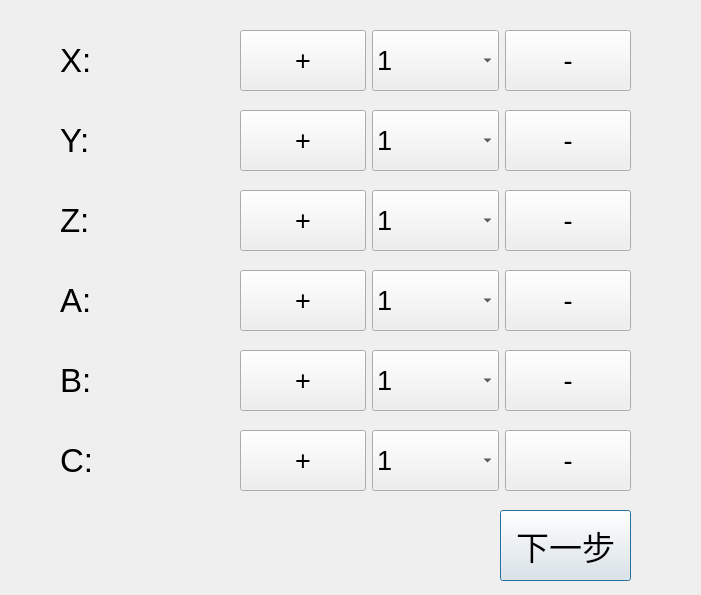
<?xml version="1.0" encoding="UTF-8"?>
<ui version="4.0">
 <class>AdjustDialog</class>
 <widget class="QDialog" name="AdjustDialog">
  <property name="geometry">
   <rect>
    <x>0</x>
    <y>0</y>
    <width>701</width>
    <height>595</height>
   </rect>
  </property>
  <property name="sizePolicy">
   <sizepolicy hsizetype="Expanding" vsizetype="Expanding">
    <horstretch>0</horstretch>
    <verstretch>0</verstretch>
   </sizepolicy>
  </property>
  <property name="windowTitle">
   <string>Dialog</string>
  </property>
  <widget class="QLabel" name="label">
   <property name="geometry">
    <rect>
     <x>60</x>
     <y>30</y>
     <width>31</width>
     <height>61</height>
    </rect>
   </property>
   <property name="sizePolicy">
    <sizepolicy hsizetype="Expanding" vsizetype="Expanding">
     <horstretch>0</horstretch>
     <verstretch>0</verstretch>
    </sizepolicy>
   </property>
   <property name="font">
    <font>
     <pointsize>25</pointsize>
    </font>
   </property>
   <property name="text">
    <string>X:</string>
   </property>
  </widget>
  <widget class="QLabel" name="label_2">
   <property name="geometry">
    <rect>
     <x>60</x>
     <y>110</y>
     <width>31</width>
     <height>61</height>
    </rect>
   </property>
   <property name="sizePolicy">
    <sizepolicy hsizetype="Expanding" vsizetype="Expanding">
     <horstretch>0</horstretch>
     <verstretch>0</verstretch>
    </sizepolicy>
   </property>
   <property name="font">
    <font>
     <pointsize>25</pointsize>
    </font>
   </property>
   <property name="text">
    <string>Y:</string>
   </property>
  </widget>
  <widget class="QLabel" name="label_3">
   <property name="geometry">
    <rect>
     <x>60</x>
     <y>190</y>
     <width>31</width>
     <height>61</height>
    </rect>
   </property>
   <property name="sizePolicy">
    <sizepolicy hsizetype="Expanding" vsizetype="Expanding">
     <horstretch>0</horstretch>
     <verstretch>0</verstretch>
    </sizepolicy>
   </property>
   <property name="font">
    <font>
     <pointsize>25</pointsize>
    </font>
   </property>
   <property name="text">
    <string>Z:</string>
   </property>
  </widget>
  <widget class="QPushButton" name="adjustOK">
   <property name="geometry">
    <rect>
     <x>500</x>
     <y>510</y>
     <width>131</width>
     <height>71</height>
    </rect>
   </property>
   <property name="sizePolicy">
    <sizepolicy hsizetype="Expanding" vsizetype="Expanding">
     <horstretch>0</horstretch>
     <verstretch>0</verstretch>
    </sizepolicy>
   </property>
   <property name="font">
    <font>
     <pointsize>25</pointsize>
    </font>
   </property>
   <property name="text">
    <string>下一步</string>
   </property>
  </widget>
  <widget class="QLabel" name="label_4">
   <property name="geometry">
    <rect>
     <x>60</x>
     <y>270</y>
     <width>31</width>
     <height>61</height>
    </rect>
   </property>
   <property name="sizePolicy">
    <sizepolicy hsizetype="Expanding" vsizetype="Expanding">
     <horstretch>0</horstretch>
     <verstretch>0</verstretch>
    </sizepolicy>
   </property>
   <property name="font">
    <font>
     <pointsize>25</pointsize>
    </font>
   </property>
   <property name="text">
    <string>A:</string>
   </property>
  </widget>
  <widget class="QLabel" name="label_5">
   <property name="geometry">
    <rect>
     <x>60</x>
     <y>350</y>
     <width>31</width>
     <height>61</height>
    </rect>
   </property>
   <property name="sizePolicy">
    <sizepolicy hsizetype="Expanding" vsizetype="Expanding">
     <horstretch>0</horstretch>
     <verstretch>0</verstretch>
    </sizepolicy>
   </property>
   <property name="font">
    <font>
     <pointsize>25</pointsize>
    </font>
   </property>
   <property name="text">
    <string>B:</string>
   </property>
  </widget>
  <widget class="QLabel" name="label_6">
   <property name="geometry">
    <rect>
     <x>60</x>
     <y>430</y>
     <width>31</width>
     <height>61</height>
    </rect>
   </property>
   <property name="sizePolicy">
    <sizepolicy hsizetype="Expanding" vsizetype="Expanding">
     <horstretch>0</horstretch>
     <verstretch>0</verstretch>
    </sizepolicy>
   </property>
   <property name="font">
    <font>
     <pointsize>25</pointsize>
    </font>
   </property>
   <property name="text">
    <string>C:</string>
   </property>
  </widget>
  <widget class="QLabel" name="offsetX">
   <property name="geometry">
    <rect>
     <x>111</x>
     <y>30</y>
     <width>91</width>
     <height>61</height>
    </rect>
   </property>
   <property name="font">
    <font>
     <pointsize>25</pointsize>
    </font>
   </property>
   <property name="text">
    <string/>
   </property>
  </widget>
  <widget class="QLabel" name="offsetY">
   <property name="geometry">
    <rect>
     <x>110</x>
     <y>110</y>
     <width>91</width>
     <height>61</height>
    </rect>
   </property>
   <property name="font">
    <font>
     <pointsize>25</pointsize>
    </font>
   </property>
   <property name="text">
    <string/>
   </property>
  </widget>
  <widget class="QLabel" name="offsetZ">
   <property name="geometry">
    <rect>
     <x>110</x>
     <y>190</y>
     <width>91</width>
     <height>61</height>
    </rect>
   </property>
   <property name="font">
    <font>
     <pointsize>25</pointsize>
    </font>
   </property>
   <property name="text">
    <string/>
   </property>
  </widget>
  <widget class="QLabel" name="offsetA">
   <property name="geometry">
    <rect>
     <x>110</x>
     <y>270</y>
     <width>91</width>
     <height>61</height>
    </rect>
   </property>
   <property name="font">
    <font>
     <pointsize>25</pointsize>
    </font>
   </property>
   <property name="text">
    <string/>
   </property>
  </widget>
  <widget class="QLabel" name="offsetB">
   <property name="geometry">
    <rect>
     <x>110</x>
     <y>350</y>
     <width>91</width>
     <height>61</height>
    </rect>
   </property>
   <property name="font">
    <font>
     <pointsize>25</pointsize>
    </font>
   </property>
   <property name="text">
    <string/>
   </property>
  </widget>
  <widget class="QLabel" name="offsetC">
   <property name="geometry">
    <rect>
     <x>110</x>
     <y>430</y>
     <width>91</width>
     <height>61</height>
    </rect>
   </property>
   <property name="font">
    <font>
     <pointsize>25</pointsize>
    </font>
   </property>
   <property name="text">
    <string/>
   </property>
  </widget>
  <widget class="QWidget" name="horizontalLayoutWidget_2">
   <property name="geometry">
    <rect>
     <x>240</x>
     <y>110</y>
     <width>391</width>
     <height>61</height>
    </rect>
   </property>
   <layout class="QHBoxLayout" name="horizontalLayout_2">
    <item>
     <widget class="QPushButton" name="addY">
      <property name="sizePolicy">
       <sizepolicy hsizetype="Expanding" vsizetype="Preferred">
        <horstretch>0</horstretch>
        <verstretch>0</verstretch>
       </sizepolicy>
      </property>
      <property name="font">
       <font>
        <pointsize>20</pointsize>
       </font>
      </property>
      <property name="text">
       <string>+</string>
      </property>
     </widget>
    </item>
    <item>
     <widget class="QComboBox" name="comboY">
      <property name="sizePolicy">
       <sizepolicy hsizetype="Expanding" vsizetype="Preferred">
        <horstretch>0</horstretch>
        <verstretch>0</verstretch>
       </sizepolicy>
      </property>
      <property name="font">
       <font>
        <pointsize>20</pointsize>
       </font>
      </property>
      <item>
       <property name="text">
        <string>1</string>
       </property>
      </item>
      <item>
       <property name="text">
        <string>0.5</string>
       </property>
      </item>
      <item>
       <property name="text">
        <string>2</string>
       </property>
      </item>
      <item>
       <property name="text">
        <string>5</string>
       </property>
      </item>
     </widget>
    </item>
    <item>
     <widget class="QPushButton" name="minusY">
      <property name="sizePolicy">
       <sizepolicy hsizetype="Expanding" vsizetype="Preferred">
        <horstretch>0</horstretch>
        <verstretch>0</verstretch>
       </sizepolicy>
      </property>
      <property name="font">
       <font>
        <pointsize>20</pointsize>
       </font>
      </property>
      <property name="text">
       <string>-</string>
      </property>
     </widget>
    </item>
   </layout>
  </widget>
  <widget class="QWidget" name="horizontalLayoutWidget_3">
   <property name="geometry">
    <rect>
     <x>240</x>
     <y>190</y>
     <width>391</width>
     <height>61</height>
    </rect>
   </property>
   <layout class="QHBoxLayout" name="horizontalLayout_3">
    <item>
     <widget class="QPushButton" name="addZ">
      <property name="sizePolicy">
       <sizepolicy hsizetype="Minimum" vsizetype="Expanding">
        <horstretch>0</horstretch>
        <verstretch>0</verstretch>
       </sizepolicy>
      </property>
      <property name="font">
       <font>
        <pointsize>20</pointsize>
       </font>
      </property>
      <property name="text">
       <string>+</string>
      </property>
     </widget>
    </item>
    <item>
     <widget class="QComboBox" name="comboZ">
      <property name="sizePolicy">
       <sizepolicy hsizetype="Preferred" vsizetype="Expanding">
        <horstretch>0</horstretch>
        <verstretch>0</verstretch>
       </sizepolicy>
      </property>
      <property name="font">
       <font>
        <pointsize>20</pointsize>
       </font>
      </property>
      <item>
       <property name="text">
        <string>1</string>
       </property>
      </item>
      <item>
       <property name="text">
        <string>0.5</string>
       </property>
      </item>
      <item>
       <property name="text">
        <string>2</string>
       </property>
      </item>
      <item>
       <property name="text">
        <string>5</string>
       </property>
      </item>
     </widget>
    </item>
    <item>
     <widget class="QPushButton" name="minusZ">
      <property name="sizePolicy">
       <sizepolicy hsizetype="Minimum" vsizetype="Expanding">
        <horstretch>0</horstretch>
        <verstretch>0</verstretch>
       </sizepolicy>
      </property>
      <property name="font">
       <font>
        <pointsize>20</pointsize>
       </font>
      </property>
      <property name="text">
       <string>-</string>
      </property>
     </widget>
    </item>
   </layout>
  </widget>
  <widget class="QWidget" name="horizontalLayoutWidget_4">
   <property name="geometry">
    <rect>
     <x>240</x>
     <y>270</y>
     <width>391</width>
     <height>61</height>
    </rect>
   </property>
   <layout class="QHBoxLayout" name="horizontalLayout_4">
    <item>
     <widget class="QPushButton" name="addA">
      <property name="sizePolicy">
       <sizepolicy hsizetype="Minimum" vsizetype="Expanding">
        <horstretch>0</horstretch>
        <verstretch>0</verstretch>
       </sizepolicy>
      </property>
      <property name="font">
       <font>
        <pointsize>20</pointsize>
       </font>
      </property>
      <property name="text">
       <string>+</string>
      </property>
     </widget>
    </item>
    <item>
     <widget class="QComboBox" name="comboA">
      <property name="sizePolicy">
       <sizepolicy hsizetype="Preferred" vsizetype="Expanding">
        <horstretch>0</horstretch>
        <verstretch>0</verstretch>
       </sizepolicy>
      </property>
      <property name="font">
       <font>
        <pointsize>20</pointsize>
       </font>
      </property>
      <item>
       <property name="text">
        <string>1</string>
       </property>
      </item>
      <item>
       <property name="text">
        <string>0.5</string>
       </property>
      </item>
      <item>
       <property name="text">
        <string>2</string>
       </property>
      </item>
      <item>
       <property name="text">
        <string>5</string>
       </property>
      </item>
     </widget>
    </item>
    <item>
     <widget class="QPushButton" name="minusA">
      <property name="sizePolicy">
       <sizepolicy hsizetype="Minimum" vsizetype="Expanding">
        <horstretch>0</horstretch>
        <verstretch>0</verstretch>
       </sizepolicy>
      </property>
      <property name="font">
       <font>
        <pointsize>20</pointsize>
       </font>
      </property>
      <property name="text">
       <string>-</string>
      </property>
     </widget>
    </item>
   </layout>
  </widget>
  <widget class="QWidget" name="horizontalLayoutWidget_5">
   <property name="geometry">
    <rect>
     <x>240</x>
     <y>350</y>
     <width>391</width>
     <height>61</height>
    </rect>
   </property>
   <layout class="QHBoxLayout" name="horizontalLayout_5">
    <item>
     <widget class="QPushButton" name="addB">
      <property name="sizePolicy">
       <sizepolicy hsizetype="Minimum" vsizetype="Expanding">
        <horstretch>0</horstretch>
        <verstretch>0</verstretch>
       </sizepolicy>
      </property>
      <property name="font">
       <font>
        <pointsize>20</pointsize>
       </font>
      </property>
      <property name="text">
       <string>+</string>
      </property>
     </widget>
    </item>
    <item>
     <widget class="QComboBox" name="comboB">
      <property name="sizePolicy">
       <sizepolicy hsizetype="Preferred" vsizetype="Expanding">
        <horstretch>0</horstretch>
        <verstretch>0</verstretch>
       </sizepolicy>
      </property>
      <property name="font">
       <font>
        <pointsize>20</pointsize>
       </font>
      </property>
      <item>
       <property name="text">
        <string>1</string>
       </property>
      </item>
      <item>
       <property name="text">
        <string>0.5</string>
       </property>
      </item>
      <item>
       <property name="text">
        <string>2</string>
       </property>
      </item>
      <item>
       <property name="text">
        <string>5</string>
       </property>
      </item>
     </widget>
    </item>
    <item>
     <widget class="QPushButton" name="minusB">
      <property name="sizePolicy">
       <sizepolicy hsizetype="Minimum" vsizetype="Expanding">
        <horstretch>0</horstretch>
        <verstretch>0</verstretch>
       </sizepolicy>
      </property>
      <property name="font">
       <font>
        <pointsize>20</pointsize>
       </font>
      </property>
      <property name="text">
       <string>-</string>
      </property>
     </widget>
    </item>
   </layout>
  </widget>
  <widget class="QWidget" name="horizontalLayoutWidget_6">
   <property name="geometry">
    <rect>
     <x>240</x>
     <y>430</y>
     <width>391</width>
     <height>61</height>
    </rect>
   </property>
   <layout class="QHBoxLayout" name="horizontalLayout_6">
    <item>
     <widget class="QPushButton" name="addC">
      <property name="sizePolicy">
       <sizepolicy hsizetype="Minimum" vsizetype="Expanding">
        <horstretch>0</horstretch>
        <verstretch>0</verstretch>
       </sizepolicy>
      </property>
      <property name="font">
       <font>
        <pointsize>20</pointsize>
       </font>
      </property>
      <property name="text">
       <string>+</string>
      </property>
     </widget>
    </item>
    <item>
     <widget class="QComboBox" name="comboC">
      <property name="sizePolicy">
       <sizepolicy hsizetype="Preferred" vsizetype="Expanding">
        <horstretch>0</horstretch>
        <verstretch>0</verstretch>
       </sizepolicy>
      </property>
      <property name="font">
       <font>
        <pointsize>20</pointsize>
       </font>
      </property>
      <item>
       <property name="text">
        <string>1</string>
       </property>
      </item>
      <item>
       <property name="text">
        <string>0.5</string>
       </property>
      </item>
      <item>
       <property name="text">
        <string>2</string>
       </property>
      </item>
      <item>
       <property name="text">
        <string>5</string>
       </property>
      </item>
     </widget>
    </item>
    <item>
     <widget class="QPushButton" name="minusC">
      <property name="sizePolicy">
       <sizepolicy hsizetype="Minimum" vsizetype="Expanding">
        <horstretch>0</horstretch>
        <verstretch>0</verstretch>
       </sizepolicy>
      </property>
      <property name="font">
       <font>
        <pointsize>20</pointsize>
       </font>
      </property>
      <property name="text">
       <string>-</string>
      </property>
     </widget>
    </item>
   </layout>
  </widget>
  <widget class="QWidget" name="horizontalLayoutWidget_7">
   <property name="geometry">
    <rect>
     <x>240</x>
     <y>30</y>
     <width>391</width>
     <height>61</height>
    </rect>
   </property>
   <layout class="QHBoxLayout" name="horizontalLayout_7">
    <item>
     <widget class="QPushButton" name="addX">
      <property name="sizePolicy">
       <sizepolicy hsizetype="Expanding" vsizetype="Preferred">
        <horstretch>0</horstretch>
        <verstretch>0</verstretch>
       </sizepolicy>
      </property>
      <property name="font">
       <font>
        <pointsize>20</pointsize>
       </font>
      </property>
      <property name="text">
       <string>+</string>
      </property>
     </widget>
    </item>
    <item>
     <widget class="QComboBox" name="comboX">
      <property name="sizePolicy">
       <sizepolicy hsizetype="Expanding" vsizetype="Preferred">
        <horstretch>0</horstretch>
        <verstretch>0</verstretch>
       </sizepolicy>
      </property>
      <property name="font">
       <font>
        <pointsize>20</pointsize>
       </font>
      </property>
      <item>
       <property name="text">
        <string>1</string>
       </property>
      </item>
      <item>
       <property name="text">
        <string>0.5</string>
       </property>
      </item>
      <item>
       <property name="text">
        <string>2</string>
       </property>
      </item>
      <item>
       <property name="text">
        <string>5</string>
       </property>
      </item>
     </widget>
    </item>
    <item>
     <widget class="QPushButton" name="minusX">
      <property name="sizePolicy">
       <sizepolicy hsizetype="Expanding" vsizetype="Preferred">
        <horstretch>0</horstretch>
        <verstretch>0</verstretch>
       </sizepolicy>
      </property>
      <property name="font">
       <font>
        <pointsize>20</pointsize>
       </font>
      </property>
      <property name="text">
       <string>-</string>
      </property>
     </widget>
    </item>
   </layout>
  </widget>
 </widget>
 <resources/>
 <connections/>
</ui>
